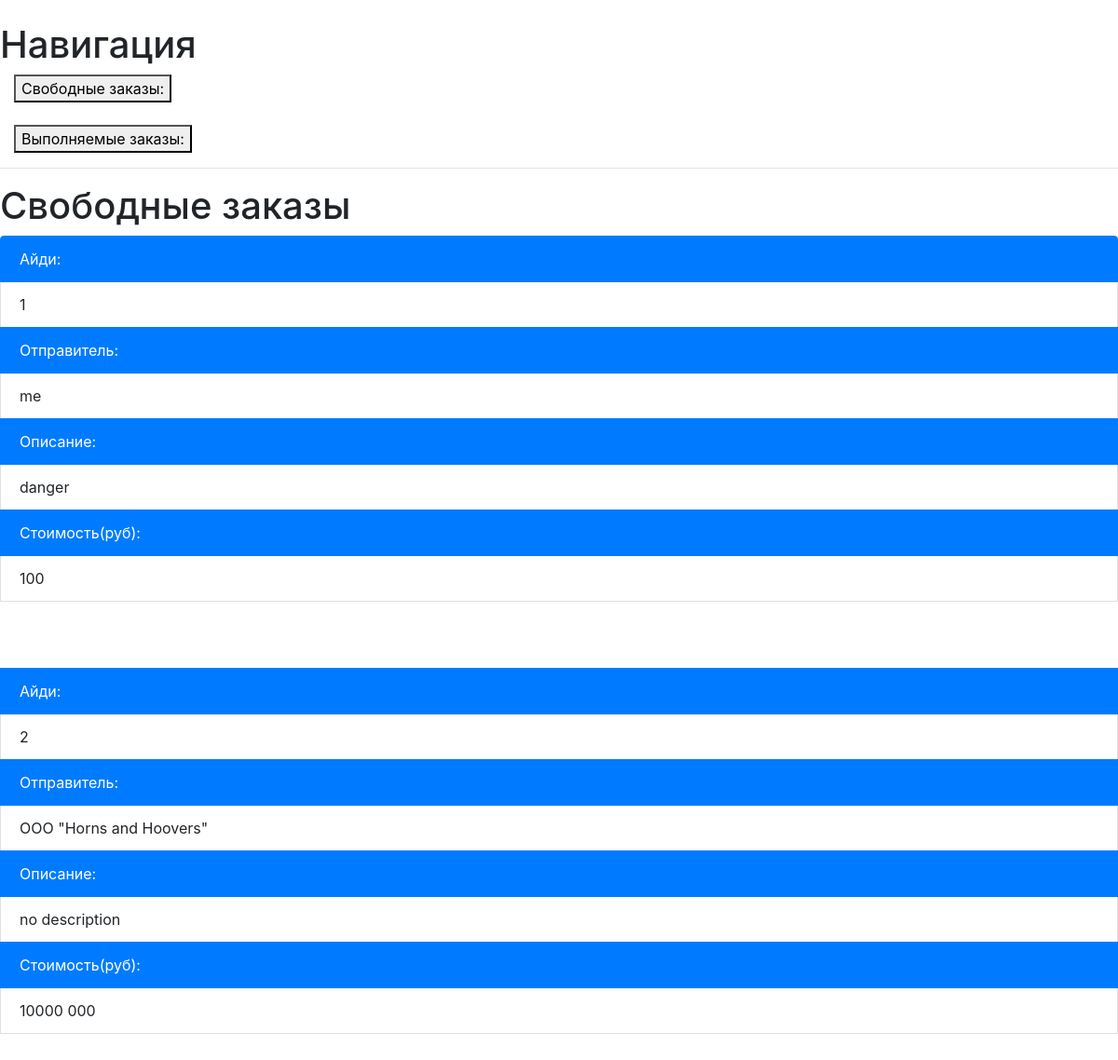
The page /orders on the database its author committed.
### database_setup.py (models this page shows)
class FreeOrder(Base):
    __tablename__ = 'free_order'
    id = Column(Integer, primary_key=True)
    forwarder = Column(String(250), nullable=False)
    description = Column(String(250), nullable=False)
    summ = Column(Integer,  nullable=False)

### views.py (the view)
@app.route('/orders')
def showFreeOrders():
    orders = session.query(FreeOrder)
    return render_template("free_orders.html", orders=orders)

### templates/free_orders.html (shortened to what this page needs)
<!DOCTYPE html>
{% extends "base.html" %}
{% block content %}
 <h1>Свободные заказы</h1>
 <ul class="list-group">
   {% for order in orders %}
    <li class="list-group-item active"> Айди: </li>
    <li class="list-group-item">  {{order.id}} </li>
    <li class="list-group-item active"> Отправитель: </li>
    <li class="list-group-item">    {{order.forwarder}}</li>
    <li class="list-group-item active"> Описание: </li>
    <li class="list-group-item"> {{order.description}}</li>
    <li class="list-group-item active"> Стоимость(руб): </li>
    <li class="list-group-item"> {{order.summ}}  </li>
   <br><br><br>
  {% endfor %}
 </ul>
{% endblock %}

### rows shown on the page
FreeOrder: id "1", forwarder "me", description "danger", summ "100"
FreeOrder: id "2", forwarder "OOO \"Horns and Hoovers\"", description "no description", summ "10000 000"
